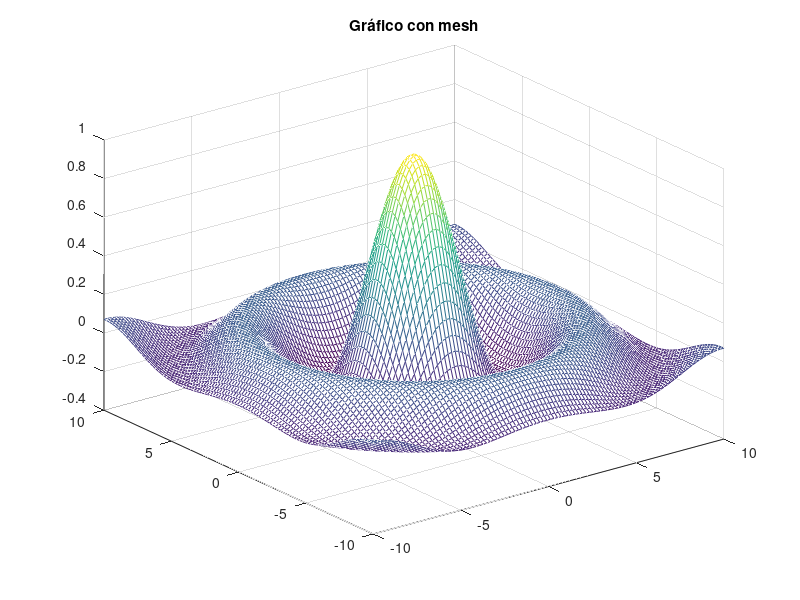
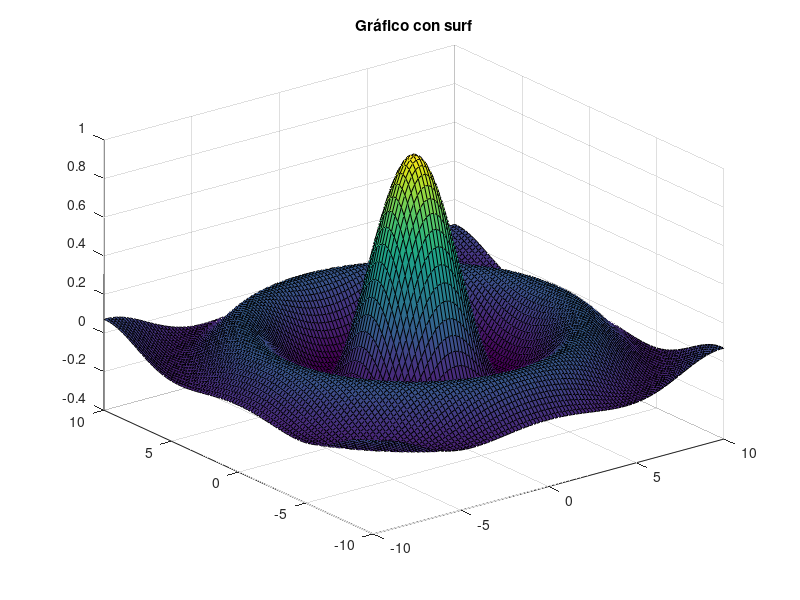
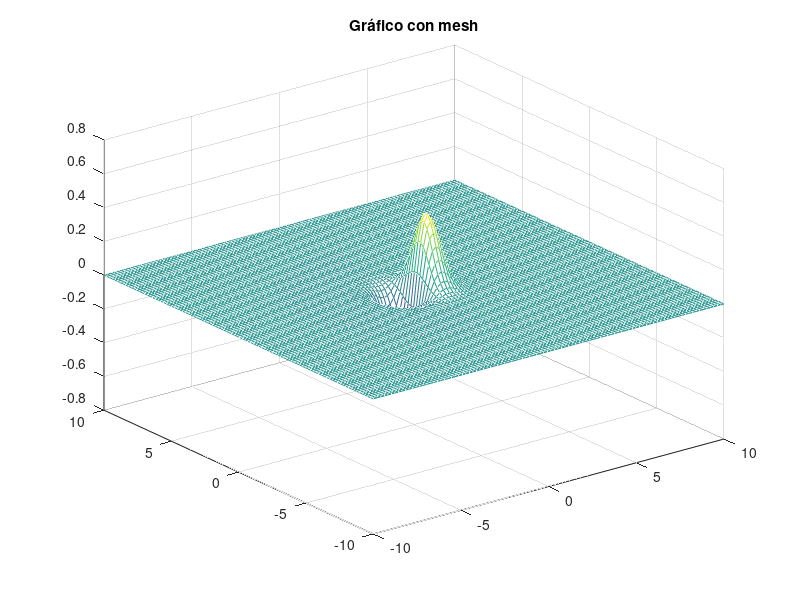
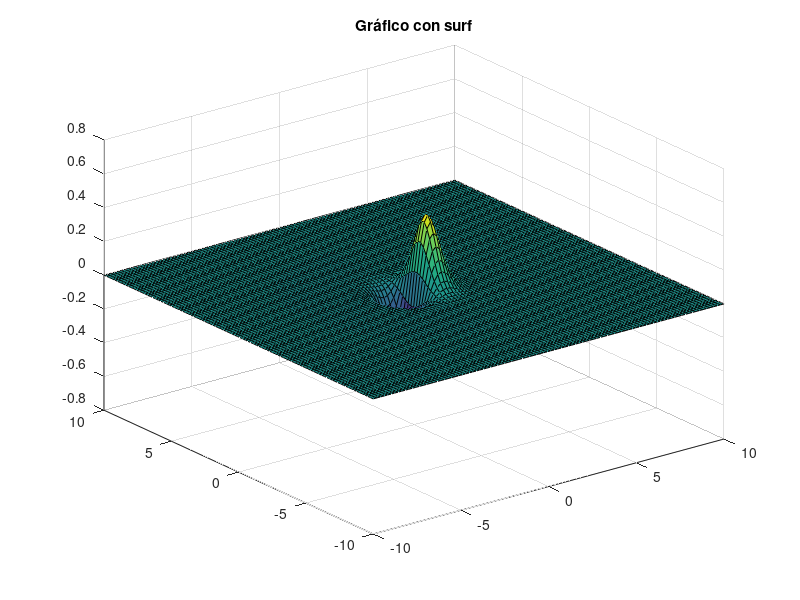

MATLAB code for these plots, in order:

%Practica #4 mesh and surf

x1 = linspace(-10, 10, 100);
y1 = linspace(-10, 10, 100);

[X1, Y1] = meshgrid(x1, y1);  

f = (sin(sqrt(X1.^2 + Y1.^2))) ./ sqrt(X1.^2 + Y1.^2);

figure(1)
mesh(X1, Y1, f)
title('Gráfico con mesh')

figure(2)
surf(X1, Y1, f)
title('Gráfico con surf')


x2=linspace(-2,2,10);
y2=linspace(-2,2,10);

[X2, Y2] = meshgrid(x1, y1); 

f2=X2.*exp(-X2.^2-Y2.^2)
figure(3)
mesh(X2, Y2, f2)
title('Gráfico con mesh')

figure(4)
surf(X2, Y2, f2)
title('Gráfico con surf')


%f1=x*exp(-x.^2-y.^2)


